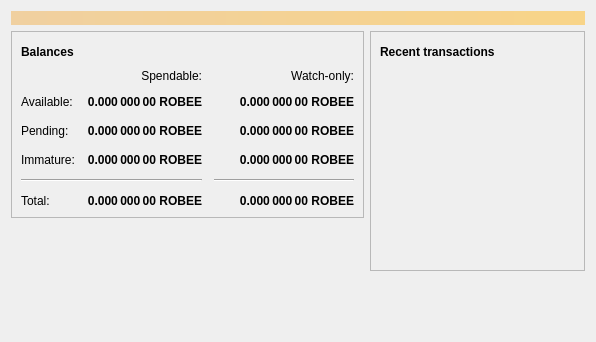
<?xml version="1.0" encoding="UTF-8"?>
<ui version="4.0">
 <class>OverviewPage</class>
 <widget class="QWidget" name="OverviewPage">
  <property name="geometry">
   <rect>
    <x>0</x>
    <y>0</y>
    <width>596</width>
    <height>342</height>
   </rect>
  </property>
  <property name="windowTitle">
   <string>Form</string>
  </property>
  <layout class="QVBoxLayout" name="topLayout">
   <item>
    <widget class="QLabel" name="labelAlerts">
     <property name="visible">
      <bool>false</bool>
     </property>
     <property name="styleSheet">
      <string notr="true">background-color: qlineargradient(x1: 0, y1: 0, x2: 1, y2: 0, stop:0 #F0D0A0, stop:1 #F8D488); color:#000000;</string>
     </property>
     <property name="wordWrap">
      <bool>true</bool>
     </property>
     <property name="margin">
      <number>3</number>
     </property>
    </widget>
   </item>
   <item>
    <layout class="QHBoxLayout" name="horizontalLayout" stretch="1,1">
     <item>
      <layout class="QVBoxLayout" name="verticalLayout_2">
       <item>
        <widget class="QFrame" name="frame">
         <property name="frameShape">
          <enum>QFrame::StyledPanel</enum>
         </property>
         <property name="frameShadow">
          <enum>QFrame::Raised</enum>
         </property>
         <layout class="QVBoxLayout" name="verticalLayout_4">
          <item>
           <layout class="QHBoxLayout" name="horizontalLayout_4">
            <item>
             <widget class="QLabel" name="label_5">
              <property name="font">
               <font>
                <weight>75</weight>
                <bold>true</bold>
               </font>
              </property>
              <property name="text">
               <string>Balances</string>
              </property>
             </widget>
            </item>
            <item>
             <widget class="QPushButton" name="labelWalletStatus">
              <property name="enabled">
               <bool>false</bool>
              </property>
              <property name="maximumSize">
               <size>
                <width>30</width>
                <height>16777215</height>
               </size>
              </property>
              <property name="toolTip">
               <string>The displayed information may be out of date. Your wallet automatically synchronizes with the Bitcoin network after a connection is established, but this process has not completed yet.</string>
              </property>
              <property name="text">
               <string/>
              </property>
              <property name="icon">
               <iconset resource="../bitcoin.qrc">
                <normaloff>:/icons/warning</normaloff>
                <disabledoff>:/icons/warning</disabledoff>:/icons/warning</iconset>
              </property>
              <property name="iconSize">
               <size>
                <width>24</width>
                <height>24</height>
               </size>
              </property>
              <property name="flat">
               <bool>true</bool>
              </property>
             </widget>
            </item>
            <item>
             <spacer name="horizontalSpacer_3">
              <property name="orientation">
               <enum>Qt::Horizontal</enum>
              </property>
              <property name="sizeHint" stdset="0">
               <size>
                <width>40</width>
                <height>20</height>
               </size>
              </property>
             </spacer>
            </item>
           </layout>
          </item>
          <item>
           <layout class="QGridLayout" name="gridLayout">
            <property name="spacing">
             <number>12</number>
            </property>
            <item row="2" column="2">
             <widget class="QLabel" name="labelWatchPending">
              <property name="font">
               <font>
                <weight>75</weight>
                <bold>true</bold>
               </font>
              </property>
              <property name="cursor">
               <cursorShape>IBeamCursor</cursorShape>
              </property>
              <property name="toolTip">
               <string>Unconfirmed transactions to watch-only addresses</string>
              </property>
              <property name="text">
               <string notr="true">0.000 000 00 ROBEE</string>
              </property>
              <property name="alignment">
               <set>Qt::AlignRight|Qt::AlignTrailing|Qt::AlignVCenter</set>
              </property>
              <property name="textInteractionFlags">
               <set>Qt::LinksAccessibleByMouse|Qt::TextSelectableByKeyboard|Qt::TextSelectableByMouse</set>
              </property>
             </widget>
            </item>
            <item row="2" column="1">
             <widget class="QLabel" name="labelUnconfirmed">
              <property name="font">
               <font>
                <weight>75</weight>
                <bold>true</bold>
               </font>
              </property>
              <property name="cursor">
               <cursorShape>IBeamCursor</cursorShape>
              </property>
              <property name="toolTip">
               <string>Total of transactions that have yet to be confirmed, and do not yet count toward the spendable balance</string>
              </property>
              <property name="text">
               <string notr="true">0.000 000 00 ROBEE</string>
              </property>
              <property name="alignment">
               <set>Qt::AlignRight|Qt::AlignTrailing|Qt::AlignVCenter</set>
              </property>
              <property name="textInteractionFlags">
               <set>Qt::LinksAccessibleByMouse|Qt::TextSelectableByKeyboard|Qt::TextSelectableByMouse</set>
              </property>
             </widget>
            </item>
            <item row="3" column="2">
             <widget class="QLabel" name="labelWatchImmature">
              <property name="font">
               <font>
                <weight>75</weight>
                <bold>true</bold>
               </font>
              </property>
              <property name="cursor">
               <cursorShape>IBeamCursor</cursorShape>
              </property>
              <property name="toolTip">
               <string>Mined balance in watch-only addresses that has not yet matured</string>
              </property>
              <property name="text">
               <string notr="true">0.000 000 00 ROBEE</string>
              </property>
              <property name="alignment">
               <set>Qt::AlignRight|Qt::AlignTrailing|Qt::AlignVCenter</set>
              </property>
              <property name="textInteractionFlags">
               <set>Qt::LinksAccessibleByMouse|Qt::TextSelectableByKeyboard|Qt::TextSelectableByMouse</set>
              </property>
             </widget>
            </item>
            <item row="4" column="0" colspan="2">
             <widget class="Line" name="line">
              <property name="orientation">
               <enum>Qt::Horizontal</enum>
              </property>
             </widget>
            </item>
            <item row="4" column="2">
             <widget class="Line" name="lineWatchBalance">
              <property name="sizePolicy">
               <sizepolicy hsizetype="Preferred" vsizetype="Fixed">
                <horstretch>0</horstretch>
                <verstretch>0</verstretch>
               </sizepolicy>
              </property>
              <property name="minimumSize">
               <size>
                <width>140</width>
                <height>0</height>
               </size>
              </property>
              <property name="orientation">
               <enum>Qt::Horizontal</enum>
              </property>
             </widget>
            </item>
            <item row="5" column="0">
             <widget class="QLabel" name="labelTotalText">
              <property name="text">
               <string>Total:</string>
              </property>
             </widget>
            </item>
            <item row="3" column="1">
             <widget class="QLabel" name="labelImmature">
              <property name="font">
               <font>
                <weight>75</weight>
                <bold>true</bold>
               </font>
              </property>
              <property name="cursor">
               <cursorShape>IBeamCursor</cursorShape>
              </property>
              <property name="toolTip">
               <string>Mined balance that has not yet matured</string>
              </property>
              <property name="text">
               <string notr="true">0.000 000 00 ROBEE</string>
              </property>
              <property name="alignment">
               <set>Qt::AlignRight|Qt::AlignTrailing|Qt::AlignVCenter</set>
              </property>
              <property name="textInteractionFlags">
               <set>Qt::LinksAccessibleByMouse|Qt::TextSelectableByKeyboard|Qt::TextSelectableByMouse</set>
              </property>
             </widget>
            </item>
            <item row="2" column="3">
             <spacer name="horizontalSpacer_2">
              <property name="orientation">
               <enum>Qt::Horizontal</enum>
              </property>
              <property name="sizeHint" stdset="0">
               <size>
                <width>40</width>
                <height>20</height>
               </size>
              </property>
             </spacer>
            </item>
            <item row="3" column="0">
             <widget class="QLabel" name="labelImmatureText">
              <property name="text">
               <string>Immature:</string>
              </property>
             </widget>
            </item>
            <item row="5" column="1">
             <widget class="QLabel" name="labelTotal">
              <property name="font">
               <font>
                <weight>75</weight>
                <bold>true</bold>
               </font>
              </property>
              <property name="cursor">
               <cursorShape>IBeamCursor</cursorShape>
              </property>
              <property name="toolTip">
               <string>Your current total balance</string>
              </property>
              <property name="text">
               <string notr="true">0.000 000 00 ROBEE</string>
              </property>
              <property name="alignment">
               <set>Qt::AlignRight|Qt::AlignTrailing|Qt::AlignVCenter</set>
              </property>
              <property name="textInteractionFlags">
               <set>Qt::LinksAccessibleByMouse|Qt::TextSelectableByKeyboard|Qt::TextSelectableByMouse</set>
              </property>
             </widget>
            </item>
            <item row="5" column="2">
             <widget class="QLabel" name="labelWatchTotal">
              <property name="font">
               <font>
                <weight>75</weight>
                <bold>true</bold>
               </font>
              </property>
              <property name="cursor">
               <cursorShape>IBeamCursor</cursorShape>
              </property>
              <property name="toolTip">
               <string>Current total balance in watch-only addresses</string>
              </property>
              <property name="text">
               <string notr="true">0.000 000 00 ROBEE</string>
              </property>
              <property name="alignment">
               <set>Qt::AlignRight|Qt::AlignTrailing|Qt::AlignVCenter</set>
              </property>
              <property name="textInteractionFlags">
               <set>Qt::LinksAccessibleByMouse|Qt::TextSelectableByKeyboard|Qt::TextSelectableByMouse</set>
              </property>
             </widget>
            </item>
            <item row="0" column="2">
             <widget class="QLabel" name="labelWatchonly">
              <property name="text">
               <string>Watch-only:</string>
              </property>
              <property name="alignment">
               <set>Qt::AlignRight|Qt::AlignTrailing|Qt::AlignVCenter</set>
              </property>
             </widget>
            </item>
            <item row="1" column="0">
             <widget class="QLabel" name="labelBalanceText">
              <property name="text">
               <string>Available:</string>
              </property>
             </widget>
            </item>
            <item row="1" column="1">
             <widget class="QLabel" name="labelBalance">
              <property name="font">
               <font>
                <weight>75</weight>
                <bold>true</bold>
               </font>
              </property>
              <property name="cursor">
               <cursorShape>IBeamCursor</cursorShape>
              </property>
              <property name="toolTip">
               <string>Your current spendable balance</string>
              </property>
              <property name="text">
               <string notr="true">0.000 000 00 ROBEE</string>
              </property>
              <property name="alignment">
               <set>Qt::AlignRight|Qt::AlignTrailing|Qt::AlignVCenter</set>
              </property>
              <property name="textInteractionFlags">
               <set>Qt::LinksAccessibleByMouse|Qt::TextSelectableByKeyboard|Qt::TextSelectableByMouse</set>
              </property>
             </widget>
            </item>
            <item row="1" column="2">
             <widget class="QLabel" name="labelWatchAvailable">
              <property name="font">
               <font>
                <weight>75</weight>
                <bold>true</bold>
               </font>
              </property>
              <property name="cursor">
               <cursorShape>IBeamCursor</cursorShape>
              </property>
              <property name="toolTip">
               <string>Your current balance in watch-only addresses</string>
              </property>
              <property name="text">
               <string notr="true">0.000 000 00 ROBEE</string>
              </property>
              <property name="alignment">
               <set>Qt::AlignRight|Qt::AlignTrailing|Qt::AlignVCenter</set>
              </property>
              <property name="textInteractionFlags">
               <set>Qt::LinksAccessibleByMouse|Qt::TextSelectableByKeyboard|Qt::TextSelectableByMouse</set>
              </property>
             </widget>
            </item>
            <item row="2" column="0">
             <widget class="QLabel" name="labelPendingText">
              <property name="text">
               <string>Pending:</string>
              </property>
             </widget>
            </item>
            <item row="0" column="1">
             <widget class="QLabel" name="labelSpendable">
              <property name="text">
               <string>Spendable:</string>
              </property>
              <property name="alignment">
               <set>Qt::AlignRight|Qt::AlignTrailing|Qt::AlignVCenter</set>
              </property>
             </widget>
            </item>
           </layout>
          </item>
         </layout>
        </widget>
       </item>
       <item>
        <spacer name="verticalSpacer">
         <property name="orientation">
          <enum>Qt::Vertical</enum>
         </property>
         <property name="sizeHint" stdset="0">
          <size>
           <width>20</width>
           <height>40</height>
          </size>
         </property>
        </spacer>
       </item>
      </layout>
     </item>
     <item>
      <layout class="QVBoxLayout" name="verticalLayout_3">
       <item>
        <widget class="QFrame" name="frame_2">
         <property name="frameShape">
          <enum>QFrame::StyledPanel</enum>
         </property>
         <property name="frameShadow">
          <enum>QFrame::Raised</enum>
         </property>
         <layout class="QVBoxLayout" name="verticalLayout">
          <item>
           <layout class="QHBoxLayout" name="horizontalLayout_2">
            <item>
             <widget class="QLabel" name="label_4">
              <property name="font">
               <font>
                <weight>75</weight>
                <bold>true</bold>
               </font>
              </property>
              <property name="text">
               <string>Recent transactions</string>
              </property>
             </widget>
            </item>
            <item>
             <widget class="QPushButton" name="labelTransactionsStatus">
              <property name="enabled">
               <bool>false</bool>
              </property>
              <property name="maximumSize">
               <size>
                <width>30</width>
                <height>16777215</height>
               </size>
              </property>
              <property name="toolTip">
               <string>The displayed information may be out of date. Your wallet automatically synchronizes with the Bitcoin network after a connection is established, but this process has not completed yet.</string>
              </property>
              <property name="text">
               <string/>
              </property>
              <property name="icon">
               <iconset resource="../bitcoin.qrc">
                <normaloff>:/icons/warning</normaloff>
                <disabledoff>:/icons/warning</disabledoff>:/icons/warning</iconset>
              </property>
              <property name="iconSize">
               <size>
                <width>24</width>
                <height>24</height>
               </size>
              </property>
              <property name="flat">
               <bool>true</bool>
              </property>
             </widget>
            </item>
            <item>
             <spacer name="horizontalSpacer">
              <property name="orientation">
               <enum>Qt::Horizontal</enum>
              </property>
              <property name="sizeHint" stdset="0">
               <size>
                <width>40</width>
                <height>20</height>
               </size>
              </property>
             </spacer>
            </item>
           </layout>
          </item>
          <item>
           <widget class="QListView" name="listTransactions">
            <property name="styleSheet">
             <string notr="true">QListView { background: transparent; }</string>
            </property>
            <property name="frameShape">
             <enum>QFrame::NoFrame</enum>
            </property>
            <property name="verticalScrollBarPolicy">
             <enum>Qt::ScrollBarAlwaysOff</enum>
            </property>
            <property name="horizontalScrollBarPolicy">
             <enum>Qt::ScrollBarAlwaysOff</enum>
            </property>
            <property name="selectionMode">
             <enum>QAbstractItemView::NoSelection</enum>
            </property>
           </widget>
          </item>
         </layout>
        </widget>
       </item>
       <item>
        <spacer name="verticalSpacer_2">
         <property name="orientation">
          <enum>Qt::Vertical</enum>
         </property>
         <property name="sizeHint" stdset="0">
          <size>
           <width>20</width>
           <height>40</height>
          </size>
         </property>
        </spacer>
       </item>
      </layout>
     </item>
    </layout>
   </item>
  </layout>
 </widget>
 <resources/>
 <connections/>
</ui>
